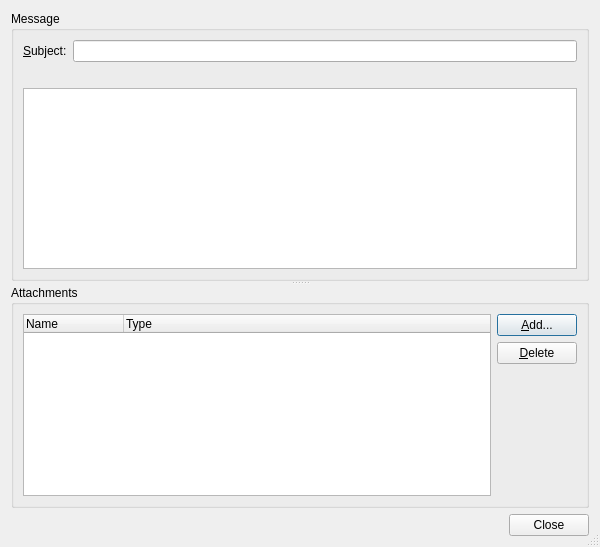
<ui version="4.0" >
 <class>EmailDialog</class>
 <widget class="QDialog" name="EmailDialog" >
  <property name="geometry" >
   <rect>
    <x>0</x>
    <y>0</y>
    <width>600</width>
    <height>547</height>
   </rect>
  </property>
  <property name="windowTitle" >
   <string>Send bug report</string>
  </property>
  <property name="sizeGripEnabled" >
   <bool>true</bool>
  </property>
  <layout class="QVBoxLayout" name="verticalLayout_2" >
   <item>
    <widget class="QSplitter" name="mainSplitter" >
     <property name="orientation" >
      <enum>Qt::Vertical</enum>
     </property>
     <widget class="QGroupBox" name="messageGroup" >
      <property name="title" >
       <string>Message</string>
      </property>
      <layout class="QVBoxLayout" name="verticalLayout" >
       <item>
        <layout class="QHBoxLayout" >
         <item>
          <widget class="QLabel" name="textLabel1" >
           <property name="text" >
            <string>&amp;Subject:</string>
           </property>
           <property name="buddy" >
            <cstring>subject</cstring>
           </property>
          </widget>
         </item>
         <item>
          <widget class="QLineEdit" name="subject" >
           <property name="toolTip" >
            <string>Enter the subject</string>
           </property>
          </widget>
         </item>
        </layout>
       </item>
       <item>
        <widget class="QLabel" name="msgLabel" >
         <property name="buddy" >
          <cstring>message</cstring>
         </property>
        </widget>
       </item>
       <item>
        <widget class="QTextEdit" name="message" >
         <property name="sizePolicy" >
          <sizepolicy vsizetype="Expanding" hsizetype="Expanding" >
           <horstretch>0</horstretch>
           <verstretch>0</verstretch>
          </sizepolicy>
         </property>
         <property name="lineWrapMode" >
          <enum>QTextEdit::FixedColumnWidth</enum>
         </property>
         <property name="lineWrapColumnOrWidth" >
          <number>70</number>
         </property>
         <property name="tabStopWidth" >
          <number>8</number>
         </property>
         <property name="acceptRichText" >
          <bool>false</bool>
         </property>
        </widget>
       </item>
      </layout>
     </widget>
     <widget class="QGroupBox" name="attachmentsGroup" >
      <property name="sizePolicy" >
       <sizepolicy vsizetype="Preferred" hsizetype="Preferred" >
        <horstretch>0</horstretch>
        <verstretch>0</verstretch>
       </sizepolicy>
      </property>
      <property name="title" >
       <string>Attachments</string>
      </property>
      <layout class="QGridLayout" name="gridLayout" >
       <item row="0" column="0" >
        <widget class="QTreeWidget" name="attachments" >
         <property name="sizePolicy" >
          <sizepolicy vsizetype="Expanding" hsizetype="Expanding" >
           <horstretch>0</horstretch>
           <verstretch>0</verstretch>
          </sizepolicy>
         </property>
         <property name="alternatingRowColors" >
          <bool>true</bool>
         </property>
         <property name="rootIsDecorated" >
          <bool>false</bool>
         </property>
         <column>
          <property name="text" >
           <string>Name</string>
          </property>
         </column>
         <column>
          <property name="text" >
           <string>Type</string>
          </property>
         </column>
        </widget>
       </item>
       <item row="0" column="1" >
        <layout class="QVBoxLayout" >
         <item>
          <widget class="QPushButton" name="addButton" >
           <property name="toolTip" >
            <string>Press to add an attachment</string>
           </property>
           <property name="text" >
            <string>&amp;Add...</string>
           </property>
           <property name="shortcut" >
            <string>Alt+A</string>
           </property>
          </widget>
         </item>
         <item>
          <widget class="QPushButton" name="deleteButton" >
           <property name="toolTip" >
            <string>Delete the selected entry from the list of attachments</string>
           </property>
           <property name="text" >
            <string>&amp;Delete</string>
           </property>
           <property name="shortcut" >
            <string>Alt+D</string>
           </property>
          </widget>
         </item>
         <item>
          <spacer>
           <property name="orientation" >
            <enum>Qt::Vertical</enum>
           </property>
           <property name="sizeType" >
            <enum>QSizePolicy::Expanding</enum>
           </property>
           <property name="sizeHint" stdset="0" >
            <size>
             <width>20</width>
             <height>16</height>
            </size>
           </property>
          </spacer>
         </item>
        </layout>
       </item>
      </layout>
     </widget>
    </widget>
   </item>
   <item>
    <widget class="QDialogButtonBox" name="buttonBox" >
     <property name="orientation" >
      <enum>Qt::Horizontal</enum>
     </property>
     <property name="standardButtons" >
      <set>QDialogButtonBox::Close</set>
     </property>
    </widget>
   </item>
  </layout>
 </widget>
 <pixmapfunction>qPixmapFromMimeSource</pixmapfunction>
 <tabstops>
  <tabstop>subject</tabstop>
  <tabstop>message</tabstop>
  <tabstop>addButton</tabstop>
  <tabstop>attachments</tabstop>
  <tabstop>deleteButton</tabstop>
 </tabstops>
 <resources/>
 <connections/>
</ui>
